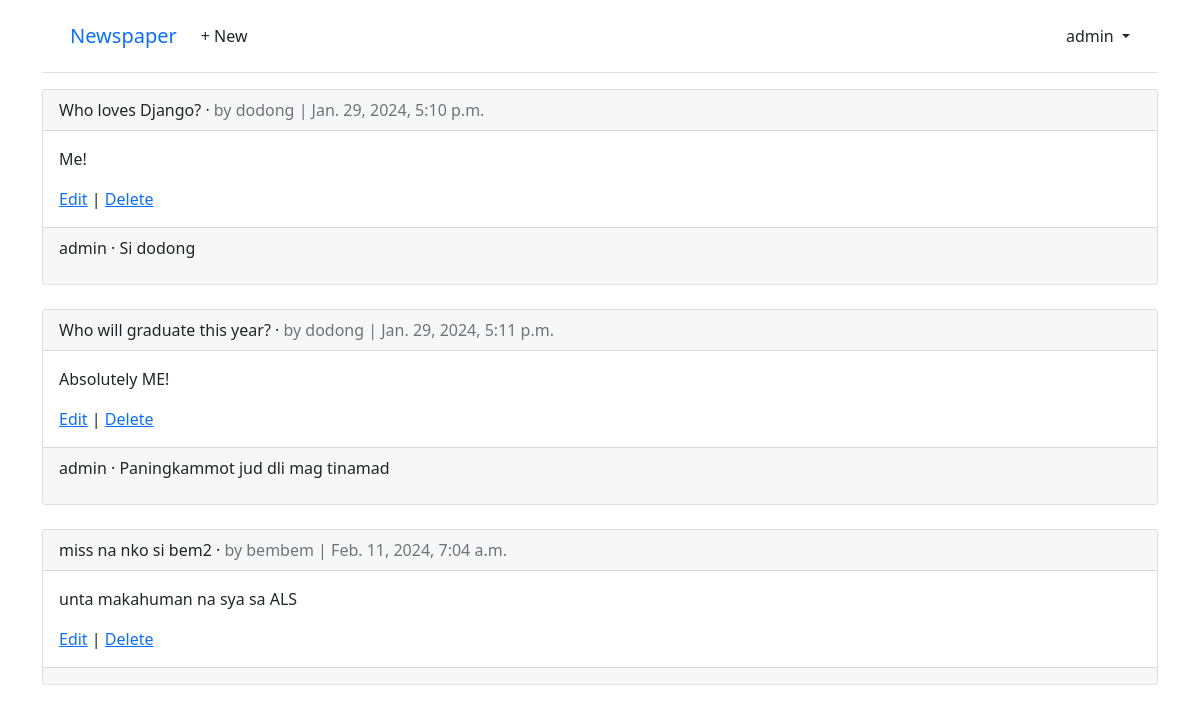
The page /articles/ (signed in) on the database its author committed.
### users/models.py (models this page shows)
class CustomUser(AbstractUser):
    age = models.PositiveIntegerField(null=True, blank=True)

### articles/models.py (models this page shows, shortened)
class Article(models.Model):
    title = models.CharField(max_length=255)
    body = models.TextField()
    date = models.DateTimeField(auto_now_add=True)
    author = models.ForeignKey(
        get_user_model(),
        on_delete=models.CASCADE,
    )

class Comment(models.Model):
    article = models.ForeignKey(
        Article,
        on_delete=models.CASCADE,
        related_name='comments',
    )
    comment = models.CharField(max_length=140)
    author = models.ForeignKey(
        get_user_model(),
        on_delete=models.CASCADE,
    )
    def __str__(self):
        return self.comment

### articles/views.py (the view)
# urls.py: path('', ArticleListView.as_view(), name='article_list'),
class ArticleListView(LoginRequiredMixin, ListView):
    model = Article
    template_name = 'article_list.html'
    login_url = 'login'

### templates/article_list.html (shortened to what this page needs)
{% extends 'base.html' %}
{% block content %}
{% for article in object_list %}
<div class="card">
<div class="card-header">
<span class="font-weight-bold">{{ article.title }}</span> &middot;
<span class="text-muted">by {{ article.author }} |
{{ article.date }}</span>
</div>
<div class="card-body">
<p>{{ article.body }}</p>
<a href="{% url 'article_edit' article.pk %}">Edit</a> |
<a href="{% url 'article_delete' article.pk %}">Delete</a>
</div>
<div class="card-footer">
{% for comment in article.comments.all %}
<p>
<span class="font-weight-bold">{{ comment.author }} &middot;</span>
{{ comment }}
</p>
{% endfor %}
</div>
</div>
<br />
{% endfor %}
{% endblock content %}

### templates/base.html (shortened to what this page needs)
<!DOCTYPE html>
<html>
<head>
  <link href="https://cdn.jsdelivr.net/npm/bootstrap@5.1.3/dist/css/bootstrap.min.css" rel="stylesheet"
>
</head>
<body>
  <div class="container">
    <header class="p-3 mb-3 border-bottom">
      <div class="container">
        <div class="d-flex flex-wrap align-items-center justify-content-center
          justify-content-lg-start">
          <a class="navbar-brand" href="{% url 'home' %}">Newspaper</a>
          <ul class="nav col-12 col-lg-auto me-lg-auto mb-2 justify-content-center
            mb-md-0">
            {% if user.is_authenticated %}
            <li><a href="{% url 'article_new' %}" class="nav-link px-2 link-dark">+ New</a></li>
          </ul>
          <div class="dropdown text-end">
            <a href="#" class="d-block link-dark text-decoration-none dropdown-toggle" id="dropdownUser1"
              data-bs-toggle="dropdown" aria-expanded="false">
              {{ user.username }}
            </a>
          </div>
          {% else %}
          <div class="text-end">
            <a href="{% url 'login' %}" class="btn btn-outline-primary me-2">Log
              In</a>
            <a href="{% url 'signup' %}" class="btn btn-primary">Sign Up</a>
          </div>
          {% endif %}
        </div>
      </div>
    </header>
    <main>
      {% block content %}
      {% endblock content %}
    </main>
  </div>
</body>
</html>

### rows shown on the page
CustomUser: username "admin"
Article: title "Who loves Django?", author "dodong", date "Jan. 29, 2024, 5:10 p.m.", body "Me!"
Comment: author "admin", comment "Si dodong"
Article: title "Who will graduate this year?", author "dodong", date "Jan. 29, 2024, 5:11 p.m.", body "Absolutely ME!"
Comment: author "admin", comment "Paningkammot jud dli mag tinamad"
Article: title "miss na nko si bem2", author "bembem", date "Feb. 11, 2024, 7:04 a.m.", body "unta makahuman na sya sa ALS"
